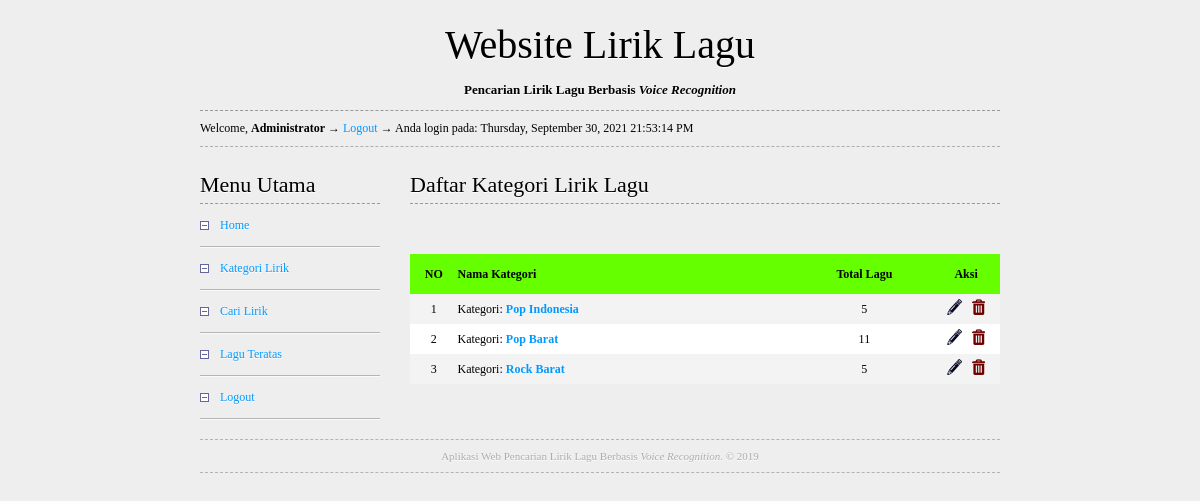
Screenshot of /?module=kategori (signed in) with the database file from the repository.
### tables this page shows
CREATE TABLE IF NOT EXISTS `user` (
  `uid` int(11) NOT NULL AUTO_INCREMENT,
  `fullname` varchar(40) NOT NULL,
  `username` varchar(30) NOT NULL,
  `password` varchar(32) NOT NULL,
  PRIMARY KEY (`uid`)
);

CREATE TABLE IF NOT EXISTS `kategori` (
  `kid` int(11) NOT NULL AUTO_INCREMENT,
  `kategori` varchar(30) NOT NULL,
  PRIMARY KEY (`kid`)
);

### control.php (called while the page is built, shortened)
<?php
$module = isset( $_GET['module'] ) ? $_GET['module'] : '';
?>

### index.php (the view, shortened to what this page needs)
<?php
$uid = isset( $_SESSION['uid'] ) ? $_SESSION['uid'] : '';
include "control.php";
?>
<!DOCTYPE html PUBLIC "-//W3C//DTD XHTML 1.0 Transitional//EN" "http://www.w3.org/TR/xhtml1/DTD/xhtml1-transitional.dtd">
<html xmlns="http://www.w3.org/1999/xhtml">
<head>
<link rel="stylesheet" type="text/css" href="style.css" />
</head>
<body>
<?php
if( $uid ) {
	$user = mysql_fetch_array( mysql_query( "SELECT * FROM user WHERE uid='{$uid}'" ) );
	echo "<div class=\"wrap\">\n";
	echo "	<div class=\"wrap-title\">".WEB."</div>\n";
	echo "	<div class=\"wrap-slogan\">Pencarian Lirik Lagu Berbasis <i>Voice Recognition</i></div>\n";
	echo "	<div class=\"welcome\">Welcome, <b>{$user['fullname']}</b> &rarr; <a href=\"".URL."/?module=logout\">Logout</a> &rarr; Anda login pada: ".date( "l, F d, Y H:i:s A" )."</div>\n";
	echo "	<div class=\"page\">\n";
	echo "		<div class=\"left\">\n";
	echo "			<div class=\"box\">\n";
	echo "				<h1>Menu Utama</h1>\n";
	echo "				<ul>\n";
	echo "					<li><a href=\"".URL."/\">Home</a></li>\n";
	echo "					<li><a href=\"".URL."/?module=kategori\">Kategori Lirik</a></li>\n";
	echo "					<li><a href=\"".URL."/?module=cari-lirik\">Cari Lirik</a></li>\n";
	echo "					<li><a href=\"".URL."/?module=paling-top\">Lagu Teratas</a></li>\n";
	echo "					<li><a href=\"".URL."/?module=logout\">Logout</a></li>\n";
	echo "				</ul>\n";
	echo "			</div>\n";
	echo "		</div>\n";
	echo "		<div class=\"right\">\n";
	if( $module == 'kategori' ) {
		$kid = isset( $_GET['kid'] ) ? $_GET['kid'] : '';
		if( $kid ) {
			$detail_kategori = mysql_fetch_array( mysql_query( "SELECT * FROM kategori WHERE kid='{$kid}'" ) );
			$lirik = mysql_query( "SELECT * FROM lirik WHERE kid='{$kid}'" );
			echo "		<div class=\"box\">\n";
			echo "			<h1>Kategori : {$detail_kategori['kategori']}</h1>\n";
			echo "			<p>Lirik lagu untuk kategori - {$detail_kategori['kategori']}";
			if(isset($_SESSION)) { if($user['fullname']=='Administrator'){ echo " &rarr; <a href=\"".URL."/?module=tambah-lirik&kid=$kid\">Tambah Lirik Lagu</a>"; };};
			echo " &rarr; <a href=\"javascript:history.back();\">Kembali ke halaman sebelumnya</a></p>\n";
			echo "			<table border=\"0\">\n";
			echo "			<tr class=\"head\">\n";
			echo "				<td width=\"30\" align=\"center\">NO</td>\n";
			echo "				<td width=\"200\">Judul lagu</td>\n";
			echo "				<td width=\"100\" align=\"center\">Artis</td>\n";
			echo "				<td width=\"100\" align=\"center\">Kategori</td>\n";
			if(isset($_SESSION)) { if($user['fullname']=='Administrator'){ echo "				<td width=\"50\" align=\"center\">Aksi</td>\n"; }; };
			echo "			</tr>\n";
			if( mysql_num_rows( $lirik ) == 0 ) {
				echo "		<tr class=\"no-data\"><td colspan=\"5\">Maaf, belum ada data kategori lirik lagu untuk saat ini</td></tr>\n";
			} else {
				$no = 1;
				while( $data_lirik = mysql_fetch_array( $lirik ) ) {
					echo "	<tr class=\"data\">\n";
					echo "		<td align=\"center\">{$no}</td>\n";
					echo "		<td><b><a href=\"".URL."/?module=lirik&kid={$data_lirik['kid']}&lid={$data_lirik['lid']}\" title=\"Klik untuk melihat detail lirik lagu  - {$data_lirik['judul']} oleh {$data_lirik['artis']}\">{$data_lirik['judul']}</a></b></td>\n";
					echo "		<td align=\"center\">{$data_lirik['artis']}</td>\n";
					echo "		<td align=\"center\">{$detail_kategori['kategori']}</td>\n";
					if(isset($_SESSION)) { if($user['fullname']=='Administrator'){ echo "		<td align=\"center\"><a href=\"".URL."/?module=edit-lirik&kid={$data_lirik['kid']}&lid={$data_lirik['lid']}\" title=\"Edit lirik - {$data_lirik['judul']}\"><img src=\"".URL."/b_edit.png\"></a> &nbsp; <a href=\"".URL."/?module=delete-lirik&kid={$data_lirik['kid']}&lid={$data_lirik['lid']}\" onclick=\"return konfirmasi('".$data_lirik['lid']."')\" title=\"Hapus lirik - {$data_lirik['judul']}\"><img src=\"".URL."/b_drop.png\"></a></td>\n"; };};
					echo "	</tr>\n";
					$no++;
				}
			}
			echo "			</table>\n";
			echo "		</div>\n";
		} else {
			$sql_kategori = mysql_query( "SELECT * FROM kategori" );
			echo "		<div class=\"box\">\n";
			echo "			<h1>Daftar Kategori Lirik Lagu</h1>\n";
			echo "			<form method=\"post\" action=\"\" class=\"form-kategori\" autocomplete=\"off\">\n";
			echo "				<input type=\"text\" name=\"kategori\" style=\"display:none\" id=\"kategori\" placeholder=\"Ketik nama kategori, pisahkan dengan koma untuk penambahan sekaligus\" autofocus><br><input style=\"display:none\" type=\"submit\" name=\"act\" value=\"Simpan Kategori\" onclick=\"return cek();\">\n";
			echo "			</form>\n";
			echo "			<div class=\"clear\"></div><br>\n";
			echo "			<table border=\"0\">\n";
			echo "			<tr class=\"head\">\n";
			echo "				<td width=\"35\" align=\"center\">NO</td>\n";
			echo "				<td width=\"250\">Nama Kategori</td>\n";
			echo "				<td width=\"100\" align=\"center\">Total Lagu</td>\n";
			if(isset($_SESSION)) { if($user['fullname']=='Administrator'){ echo "				<td width=\"50\" align=\"center\">Aksi</td>\n"; };};
			echo "			</tr>\n";
			if( mysql_num_rows( $sql_kategori ) == 0 ) {
				echo "		<tr class=\"no-data\"><td colspan=\"4\">Maaf, belum ada data kategori lirik lagu untuk saat ini</td></tr>\n";
			} else {
				$no = 1;
				while( $data_kategori = mysql_fetch_array( $sql_kategori ) ) {
					$total_lagu = mysql_num_rows( mysql_query( "SELECT * FROM lirik WHERE kid='{$data_kategori['kid']}'" ) );
					echo "	<tr class=\"data\">\n";
					echo "		<td align=\"center\">{$no}</td>\n";
					echo "		<td>Kategori: <b><a href=\"".URL."/?module=kategori&kid={$data_kategori['kid']}\" title=\"Klik untuk melihat daftar lirik lagu di kategori  - {$data_kategori['kategori']}\">{$data_kategori['kategori']}</a></b></td>\n";
					echo "		<td align=\"center\">{$total_lagu}</td>\n";
					if(isset($_SESSION)) { if($user['fullname']=='Administrator'){ echo "		<td align=\"center\"><a href=\"".URL."/?module=edit-kategori&kid={$data_kategori['kid']}\" title=\"Edit kategori lirik - {$data_kategori['kategori']}\"><img src=\"".URL."/b_edit.png\"></a> &nbsp; <a href=\"".URL."/?module=delete-kategori&kid={$data_kategori['kid']}\" onclick=\"return konfirmasi('".$data_kategori['kid']."')\" title=\"Hapus kategori lirik - {$data_kategori['kategori']}\"><img src=\"".URL."/b_drop.png\"></a></td>\n"; };};
					echo "	</tr>\n";
					$no++;
				}
			}
			echo "			</table>\n";
		}
		echo "		</div>\n";
	}
	echo "		</div>\n";
	echo "	<div class=\"footer\">Aplikasi Web Pencarian Lirik Lagu Berbasis <i>Voice Recognition</i>. &copy; 2019</div>\n";
	echo "</div>\n";
}
?>
</body>
</html>

### style.css (style rules this page uses)
* { margin:0; padding:0; outline:none; }
body { background:#EEEEEE; font-size:12px; font-family:tahoma; }
a { color:#0099FF; text-decoration:none; }
table { border-collapse:collapse; width:100%; margin:10px 0; }
tr:nth-child(odd) { background:#FFFFFF; }
tr:nth-child(even) { background:#F3F3F3; }
tr.head { height:40px; background:#66FF00; font-weight:bold; }
tr.data { height:30px; }
ol,ul { list-style-type:none; }
.wrap { margin:20px auto; width:800px; padding:0; }
.wrap-title { line-height:50px; font-size:40px; font-weight:normal; font-family:'calibri'; text-align:center; text-shadow:0px 1px 0px #fff; }
.wrap-slogan { line-height:20px; font-size:13px; font-weight:bold; font-family:'calibri'; padding:10px 0; text-align:center; border-bottom:1px dashed #999999; text-shadow:0px 1px 0px #fff; }
.page { margin:20px 0; text-align:justify; }
.left { float:left; width:180px; }
.right { float:right; width:590px; }
.box { margin:0 0 20px 0; }
.box h1 { font-size:22px; font-weight:normal; font-family:'calibri'; padding:5px 0; border-bottom:1px dashed #999999; text-shadow:0px 1px 0px #fff; }
.box ul li { line-height:30px; border-bottom:1px solid #B5B5B5; box-shadow:0px 1px 0px #fafafa; }
.box ul li a { display:block; padding:6px 0 6px 20px; text-shadow:0px 1px 0px #fff; transition:all .25s ease-in-out; background:url('b_minus.png') no-repeat 0% 17px; }
.form-kategori { margin:5px 0; }
.welcome { padding:10px 0; border-bottom:1px dashed #AEAEAE; }
.footer { padding:10px 0; text-align:center; border-top:1px dashed #B3B3B3; border-bottom:1px dashed #B3B3B3; font-size:11px; color:#ACACAC; text-shadow:0px 1px 0px #fff; }

### rows the page displays
user: fullname "Administrator"
kategori: kategori "Pop Indonesia", total_lagu "5"
kategori: kategori "Pop Barat", total_lagu "11"
kategori: kategori "Rock Barat", total_lagu "5"

### other values shown
WEB "Website Lirik Lagu"
